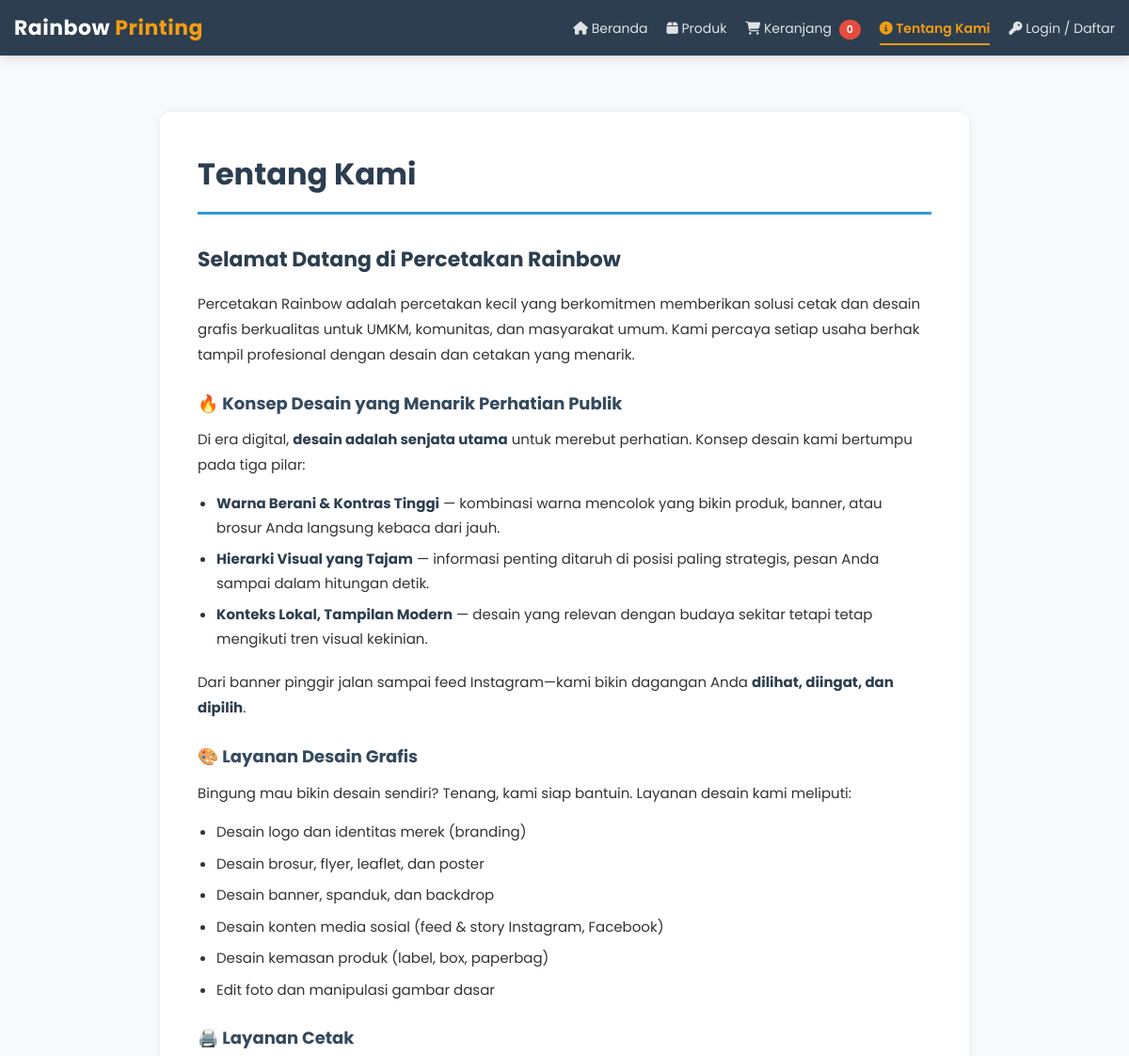
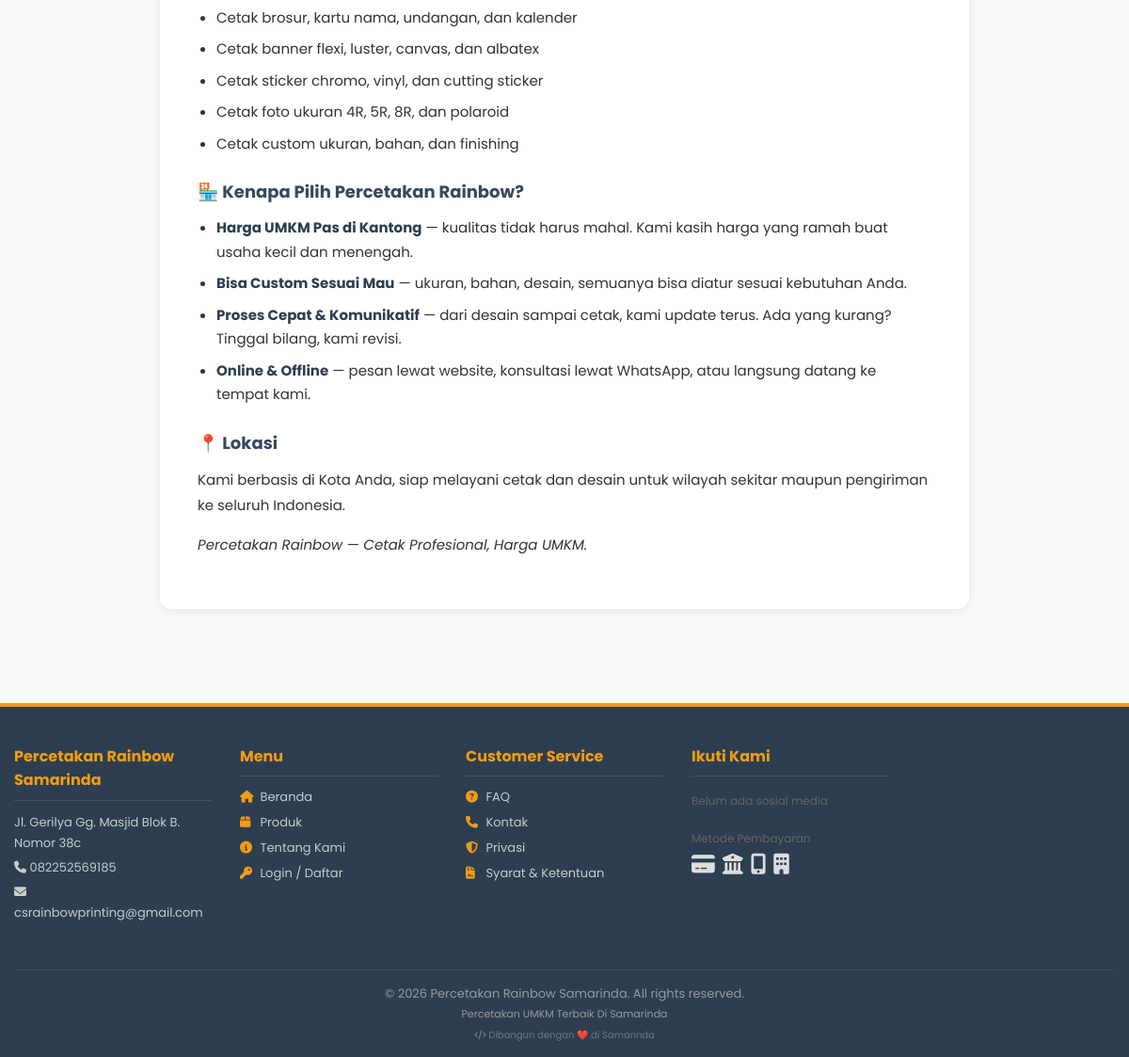
The page /tentang-kami.php on the database its author committed (2 pictures, top to bottom).
### tables this page shows
CREATE TABLE content_pages (slug TEXT PRIMARY KEY, title TEXT NOT NULL, content TEXT NOT NULL, updated_at DATETIME DEFAULT CURRENT_TIMESTAMP, meta_title VARCHAR(255), meta_description TEXT, meta_keywords VARCHAR(255), is_active INTEGER DEFAULT 1);

CREATE TABLE settings (
        key TEXT PRIMARY KEY,
        value TEXT
    );

### includes/functions.php (called while the page is built, shortened)
<?php
if (!function_exists('getSetting')) {
    function getSetting($key) {
        global $db;
        try {
            $stmt = $db->prepare("SELECT value FROM settings WHERE key = ?");
            $stmt->execute([$key]);
            $row = $stmt->fetch();
            return $row ? $row['value'] : null;
        } catch (Exception $e) {
            return null;
        }
    }
}

### tentang-kami.php (the view, shortened to what this page needs)
<?php
require_once __DIR__ . '/config.php';
$stmt = $db->prepare("SELECT * FROM content_pages WHERE slug = ?");
$stmt->execute(['tentang-kami']);
$page = $stmt->fetch();
include __DIR__ . '/includes/header.php';
?>
<div class="page-content">
    <h1><?= htmlspecialchars($page['title']) ?></h1>
    <div class="page-body">
        <?= $page['content'] ?>
    </div>
</div>
<?php include __DIR__ . '/includes/footer.php'; ?>

### includes/footer.php (shortened to what this page needs)
<?php
$footerText = getSetting('footer_text') ?: '';
$storeName = getSetting('store_name') ?: SITE_NAME;
$storeAddress = getSetting('store_address') ?: '';
$storePhone = getSetting('store_phone') ?: '';
$adminEmail = getSetting('admin_email') ?: '';
$whatsappNumber = getSetting('whatsapp_number') ?: '';
?>
</div>
<footer class="footer">
    <div class="container">
        <div class="footer-column">
            <h4><?= htmlspecialchars($storeName) ?></h4>
            <p><?= nl2br(htmlspecialchars($storeAddress)) ?></p>
            <?php if ($storePhone): ?>
                <p><i class="fas fa-phone"></i> <?= htmlspecialchars($storePhone) ?></p>
            <?php endif; ?>
            <?php if ($adminEmail): ?>
                <p><i class="fas fa-envelope"></i> <?= htmlspecialchars($adminEmail) ?></p>
            <?php endif; ?>
        </div>
        <div class="footer-column">
            <h4>Menu</h4>
            <ul>
                <li><a href="/"><i class="fas fa-home"></i> Beranda</a></li>
                <li><a href="/products.php"><i class="fas fa-box"></i> Produk</a></li>
                <li><a href="/tentang-kami.php"><i class="fas fa-info-circle"></i> Tentang Kami</a></li>
                <?php if (isset($_SESSION['customer_id']) && $_SESSION['customer_id'] > 0): ?>
                    <li><a href="/customer/dashboard.php"><i class="fas fa-user"></i> Dashboard</a></li>
                <?php else: ?>
                    <li><a href="/login.php"><i class="fas fa-key"></i> Login / Daftar</a></li>
                <?php endif; ?>
            </ul>
        </div>
        <div class="footer-column">
            <h4>Customer Service</h4>
            <ul>
                <li><a href="/faq.php"><i class="fas fa-question-circle"></i> FAQ</a></li>
                <li><a href="/tentang-kami.php#kontak"><i class="fas fa-phone"></i> Kontak</a></li>
                <li><a href="/privacy-policy.php"><i class="fas fa-shield-alt"></i> Privasi</a></li>
                <li><a href="/terms-of-service.php"><i class="fas fa-file-contract"></i> Syarat & Ketentuan</a></li>
            </ul>
        </div>
        <?php $socialLinksExist = getSetting('facebook_url') || getSetting('instagram_url') || getSetting('youtube_url') || $whatsappNumber; ?>
        <div class="footer-column">
            <h4>Ikuti Kami</h4>
            <div class="social-links">
                <?php if (!$socialLinksExist): ?>
                    <p style="font-size:12px;color:#666;">Belum ada sosial media</p>
                <?php endif; ?>
            </div>
            <div style="margin-top:15px;">
                <p style="font-size:12px;color:#666;margin-bottom:6px;">Metode Pembayaran</p>
                <div class="payment-icons">
                    <i class="fas fa-credit-card" title="Kartu Kredit"></i>
                    <i class="fas fa-university" title="Transfer Bank"></i>
                    <i class="fas fa-mobile-alt" title="QRIS"></i>
                    <i class="fas fa-building" title="COD"></i>
                </div>
            </div>
        </div>
        <div class="footer-bottom">
            <p>
                &copy; <?= date('Y') ?> <?= htmlspecialchars($storeName) ?>. All rights reserved.
                <?php if ($footerText): ?>
                    <br><span style="font-size:11px;"><?= nl2br(htmlspecialchars($footerText)) ?></span>
                <?php endif; ?>
            </p>
            <p style="font-size:10px;color:#777;margin-top:4px;">
                <i class="fas fa-code"></i> Dibangun dengan ❤️ di Samarinda
            </p>
        </div>
    </div>
</footer>
</body>
</html>

### css/style.css (style rules this page uses)
:root { --primary: #2c3e50; --primary-dark: #1a252f; --primary-light: #34495e; --secondary: #f39c12; --secondary-dark: #d68910; --success: #27ae60; --success-dark: #1e8449; --danger: #e74c3c; --danger-dark: #c0392b; --info: #3498db; --info-dark: #2c81ba; --warning: #f39c12; --light: #f8f9fa; --dark: #2c3e50; --gray: #6c757d; --gray-light: #e9ecef; --white: #ffffff; --shadow: 0 2px 10px rgba(0,0,0,0.08); --shadow-hover: 0 4px 20px rgba(0,0,0,0.12); --radius: 8px; --radius-lg: 12px; --transition: all 0.3s ease; --font-family: -apple-system, BlinkMacSystemFont, 'Segoe UI', Roboto, sans-serif; --max-width: 1200px; }
* { box-sizing: border-box; margin: 0; padding: 0; }
html { scroll-behavior: smooth; }
body { font-family: var(--font-family); background: #f5f5f5; color: #333; line-height: 1.6; min-height: 100vh; display: flex; flex-direction: column; }
a { color: var(--info); text-decoration: none; transition: var(--transition); }
.container { max-width: var(--max-width); margin: 0 auto; padding: 0 20px; }
.footer { background: var(--primary); color: #aaa; text-align: center; padding: 30px 0 15px; margin-top: 40px; font-size: 13px; }
.footer .container { display: grid; grid-template-columns: repeat(auto-fit, minmax(200px, 1fr)); gap: 20px; text-align: left; }
.footer h4 { color: var(--secondary); margin-bottom: 10px; }
.footer ul { list-style: none; }
.footer ul li { margin-bottom: 6px; }
.footer ul li a { color: #ccc; font-size: 13px; text-decoration: none; transition: var(--transition); }
.footer-bottom { grid-column: 1 / -1; text-align: center; padding-top: 15px; border-top: 1px solid rgba(255,255,255,0.1); font-size: 12px; color: #999; }
.page-content { max-width: 860px; margin: 40px auto; background: #fff; padding: 40px; border-radius: var(--radius-lg); box-shadow: var(--shadow); }
.page-content h1 { font-size: 32px; color: var(--primary); margin-bottom: 30px; padding-bottom: 15px; border-bottom: 3px solid var(--info); }
.page-body h2 { font-size: 22px; color: var(--primary); margin: 30px 0 15px; }
.page-body h3 { font-size: 18px; color: #34495e; margin: 25px 0 10px; }
.page-body p { margin-bottom: 15px; font-size: 15px; line-height: 1.8; }
.page-body ul { margin: 10px 0 20px 20px; }
.page-body ul li { margin-bottom: 8px; font-size: 15px; line-height: 1.7; }
.page-body strong { color: var(--primary); }

### includes/header.php (style rules this page uses)
* { margin: 0; padding: 0; box-sizing: border-box; }
body { font-family: 'Poppins', sans-serif; background: #f8f9fa; display: flex; flex-direction: column; min-height: 100vh; }
.container { max-width: 1200px; margin: 0 auto; padding: 0 15px; }
.footer { background: #2c3e50; color: #fff; padding: 30px 0 15px; margin-top: auto; border-top: 4px solid #f39c12; }
.footer a { color: #f39c12; text-decoration: none; }
.footer .container { display: grid; grid-template-columns: repeat(auto-fit, minmax(200px, 1fr)); gap: 20px; }
.footer h4 { margin-bottom: 10px; color: #f39c12; font-size: 16px; }
.footer ul { list-style: none; padding: 0; }
.footer ul li { margin-bottom: 6px; }
.footer ul li a { color: #ccc; font-size: 13px; transition: color 0.3s; }
.footer-bottom { grid-column: 1 / -1; text-align: center; padding-top: 15px; border-top: 1px solid rgba(255,255,255,0.08); font-size: 12px; color: #999; }

### includes/footer.php (style rules this page uses)
.footer { background: #2c3e50; color: #ccc; padding: 40px 0 15px; margin-top: 40px; border-top: 4px solid #f39c12; }
.footer .container { display: grid; grid-template-columns: repeat(auto-fit, minmax(200px, 1fr)); gap: 30px; }
.footer-column h4 { color: #f39c12; font-size: 16px; margin-bottom: 12px; padding-bottom: 8px; border-bottom: 1px solid rgba(255,255,255,0.1); }
.footer-column p { font-size: 13px; line-height: 1.7; color: #ccc; margin: 4px 0; }
.footer-column ul { list-style: none; padding: 0; }
.footer-column ul li { margin-bottom: 6px; }
.footer-column ul li a { color: #ccc; text-decoration: none; font-size: 13px; transition: all 0.3s; }
.footer-column ul li a i { width: 18px; color: #f39c12; }
.social-links { display: flex; gap: 10px; flex-wrap: wrap; }
.payment-icons { display: flex; gap: 8px; font-size: 22px; color: #ddd; }
.payment-icons i { transition: all 0.3s; cursor: default; }
.footer-bottom { grid-column: 1 / -1; text-align: center; padding-top: 15px; margin-top: 15px; border-top: 1px solid rgba(255,255,255,0.08); font-size: 13px; color: #999; }

### rows shown on the page
content_pages: title "Tentang Kami", content "Selamat Datang di Percetakan Rainbow Percetakan Rainbow adalah percetakan kecil yang berkomitmen memberikan solusi cetak dan desain grafis berkualitas untuk UMKM, komunitas, dan masyarakat umum. Kami percaya setiap usaha berhak tampil profesional dengan desain dan cetakan yang menarik. 🔥 Konsep Desain yang Menarik Perhatian Publik Di era digital, desain adalah senjata utama untuk merebut perhatian. Konsep desain kami bertumpu pada tiga pilar: Warna Berani & Kontras Tinggi — kombinasi warna mencolok yang bikin produk, banner, atau brosur Anda langsung kebaca dari jauh. Hierarki Visual yang Tajam — informasi penting ditaruh di posisi paling strategis, pesan Anda sampai dalam hitungan detik.…"
settings: value "Percetakan Rainbow Samarinda"
settings: value "Jl. Gerilya Gg. Masjid Blok B. Nomor 38c"
settings: value "082252569185"
settings: value "csrainbowprinting@gmail.com"
settings: value "Percetakan UMKM Terbaik Di Samarinda"
